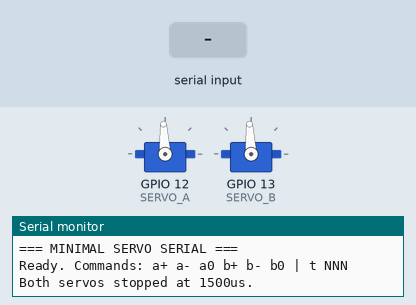
The sketch below on a simulated ESP32. Parts: 2 × servo, the last lines printed to the serial monitor. Inputs (shaded band) come from the test bench. Servo pulses on a pin are drawn as a servo (544–2400 µs = 0–180°).

Above: at 2.0 s.
2.1 s: "a+\n" received over Serial
At 2.6 s:
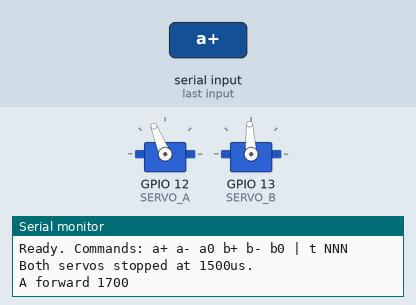
3.6 s: "a-\n" received over Serial
At 4.8 s:
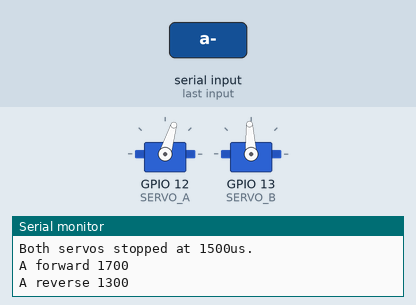
5.1 s: "b+\n" received over Serial
At 6.0 s:
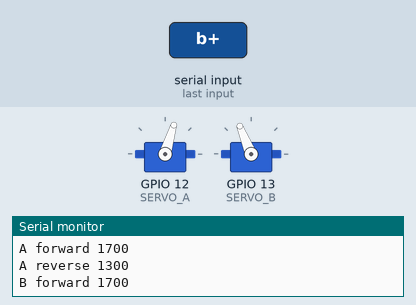
6.6 s: "a0\n" received over Serial
At 7.2 s:
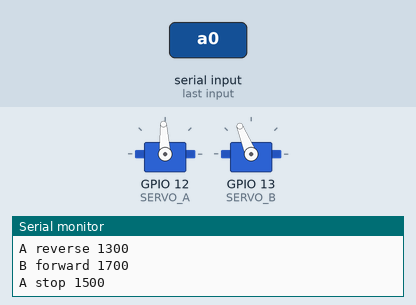
8.1 s: "b-\n" received over Serial
At 9.3 s:
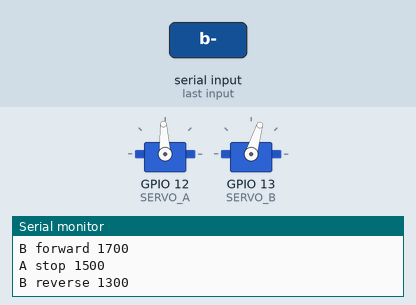
9.6 s: "t 90\n" received over Serial
At 10.4 s:
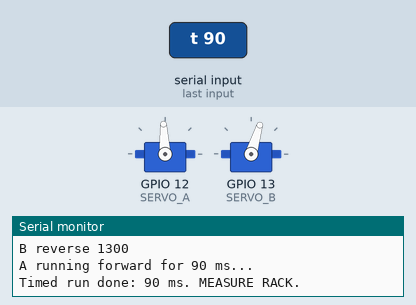
Timing chart, 0 to 12.1 s (numbered marks = the images above; inputs shaded):
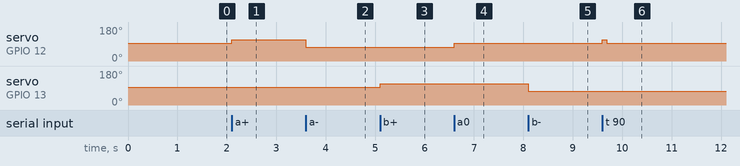

The sketch:

servo_minimal.ino
```cpp
/**
 * Smart Launcher — Minimal Serial Servo Control
 * Board: ESP32 Wrover Module
 *
 * Absolute minimum. No WiFi, no LED, no limit switches yet.
 * Just servo control via serial to prove the base works.
 *
 * Commands (type in Serial Monitor @ 115200, newline ending):
 *   a+   A forward    a-  A reverse    a0  A stop
 *   b+   B forward    b-  B reverse    b0  B stop
 *   t NNN   run A forward NNN ms then stop
 *
 * Wiring:
 *   Servo A signal -> GPIO 12
 *   Servo B signal -> GPIO 13
 *   Servo power    -> external 5V
 *   Servo GND      -> external GND + ESP32 GND (common)
 */

#include <Arduino.h>

#define SERVO_A 12
#define SERVO_B 13

// Timed run state
bool     timed = false;
uint32_t timedStart = 0;
uint32_t timedDur = 0;

void writeUS(int pin, int us) {
  us = constrain(us, 1000, 2000);
  uint32_t duty = (uint32_t)us * 65535UL / 20000UL;
  ledcWrite(pin, duty);
}

void setup() {
  Serial.begin(115200);
  delay(800);
  Serial.println();
  Serial.println("=== MINIMAL SERVO SERIAL ===");

  ledcAttach(SERVO_A, 50, 16);
  ledcAttach(SERVO_B, 50, 16);
  writeUS(SERVO_A, 1500);
  writeUS(SERVO_B, 1500);

  Serial.println("Ready. Commands: a+ a- a0 b+ b- b0 | t NNN");
  Serial.println("Both servos stopped at 1500us.");
}

void loop() {
  // stop timed run
  if (timed && millis() - timedStart >= timedDur) {
    writeUS(SERVO_A, 1500);
    timed = false;
    Serial.print("Timed run done: ");
    Serial.print(timedDur);
    Serial.println(" ms. MEASURE RACK.");
  }

  if (Serial.available()) {
    String c = Serial.readStringUntil('\n');
    c.trim();

    if (c == "a+")      { writeUS(SERVO_A, 1700); Serial.println("A forward 1700"); }
    else if (c == "a-") { writeUS(SERVO_A, 1300); Serial.println("A reverse 1300"); }
    else if (c == "a0") { writeUS(SERVO_A, 1500); Serial.println("A stop 1500"); }
    else if (c == "b+") { writeUS(SERVO_B, 1700); Serial.println("B forward 1700"); }
    else if (c == "b-") { writeUS(SERVO_B, 1300); Serial.println("B reverse 1300"); }
    else if (c == "b0") { writeUS(SERVO_B, 1500); Serial.println("B stop 1500"); }
    else if (c.startsWith("t ")) {
      uint32_t ms = c.substring(2).toInt();
      if (ms >= 50 && ms <= 9000) {
        writeUS(SERVO_A, 1700);
        timedStart = millis();
        timedDur = ms;
        timed = true;
        Serial.print("A running forward for ");
        Serial.print(ms);
        Serial.println(" ms...");
      } else {
        Serial.println("ms must be 50-9000");
      }
    }
    else if (c.length() > 0) {
      Serial.print("Unknown: ");
      Serial.println(c);
    }
  }
}
```

Measured:
- after the input at 2.1 s, servo on GPIO 12 (SERVO_A): 93° → 112° at once
- after the input at 3.6 s, servo on GPIO 12 (SERVO_A): 112° → 73° at once
- after the input at 5.1 s, servo on GPIO 13 (SERVO_B): 93° → 112° at once
- after the input at 6.6 s, servo on GPIO 12 (SERVO_A): 73° → 93° at once
- after the input at 8.1 s, servo on GPIO 13 (SERVO_B): 112° → 73° at once
- after the input at 9.6 s, servo on GPIO 12 (SERVO_A): 93° → 112° at once, → 93° 0.09 s later
